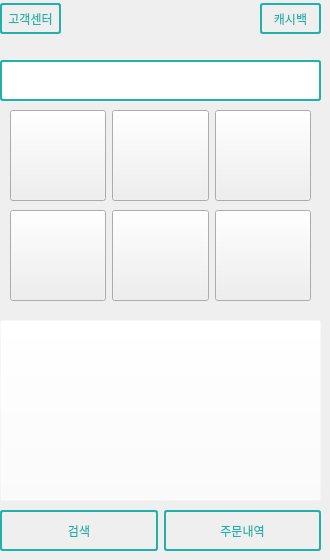
   <widget class="QWidget" name="home_page">
    <widget class="QLabel" name="label">
     <property name="geometry">
      <rect>
       <x>0</x>
       <y>320</y>
       <width>321</width>
       <height>181</height>
      </rect>
     </property>
     <property name="text">
      <string/>
     </property>
    </widget>
    <widget class="QLabel" name="label_2">
     <property name="geometry">
      <rect>
       <x>70</x>
       <y>0</y>
       <width>181</width>
       <height>61</height>
      </rect>
     </property>
     <property name="text">
      <string/>
     </property>
     <property name="pixmap">
      <pixmap>bokimage/iogo.jpg</pixmap>
     </property>
     <property name="scaledContents">
      <bool>true</bool>
     </property>
    </widget>
    <widget class="QLineEdit" name="search_lineEdit">
     <property name="geometry">
      <rect>
       <x>0</x>
       <y>60</y>
       <width>321</width>
       <height>41</height>
      </rect>
     </property>
     <property name="font">
      <font>
       <pointsize>12</pointsize>
      </font>
     </property>
     <property name="styleSheet">
      <string notr="true">border-style: solid;
border-width: 2px;
border-color: #20B2AA;
border-radius: 3px;</string>
     </property>
    </widget>
    <widget class="QPushButton" name="cashdack_btn_4">
     <property name="geometry">
      <rect>
       <x>260</x>
       <y>3</y>
       <width>61</width>
       <height>31</height>
      </rect>
     </property>
     <property name="cursor">
      <cursorShape>PointingHandCursor</cursorShape>
     </property>
     <property name="styleSheet">
      <string notr="true">font: 700 9pt &quot;맑은 고딕&quot;;
color: rgb(32, 178, 170);
border-style: solid;
border-width: 2px;
border-color: #20B2AA;
border-radius: 3px;</string>
     </property>
     <property name="text">
      <string>캐시백</string>
     </property>
    </widget>
    <widget class="QWidget" name="layoutWidget">
     <property name="geometry">
      <rect>
       <x>0</x>
       <y>510</y>
       <width>321</width>
       <height>41</height>
      </rect>
     </property>
     <layout class="QHBoxLayout" name="Layout_bottom">
      <item>
       <widget class="QPushButton" name="search">
        <property name="sizePolicy">
         <sizepolicy hsizetype="Preferred" vsizetype="Preferred">
          <horstretch>0</horstretch>
          <verstretch>0</verstretch>
         </sizepolicy>
        </property>
        <property name="cursor">
         <cursorShape>PointingHandCursor</cursorShape>
        </property>
        <property name="styleSheet">
         <string notr="true">font: 700 12pt &quot;맑은 고딕&quot;;
color: rgb(32, 178, 170);
border-style: solid;
border-width: 2px;
border-color: #20B2AA;
border-radius: 3px;</string>
        </property>
        <property name="text">
         <string>검색</string>
        </property>
       </widget>
      </item>
      <item>
       <widget class="QPushButton" name="order_btn">
        <property name="sizePolicy">
         <sizepolicy hsizetype="Preferred" vsizetype="Preferred">
          <horstretch>0</horstretch>
          <verstretch>0</verstretch>
         </sizepolicy>
        </property>
        <property name="cursor">
         <cursorShape>PointingHandCursor</cursorShape>
        </property>
        <property name="styleSheet">
         <string notr="true">font: 700 12pt &quot;맑은 고딕&quot;;
color: rgb(32, 178, 170);
border-style: solid;
border-width: 2px;
border-color: #20B2AA;
border-radius: 3px;</string>
        </property>
        <property name="text">
         <string>주문내역</string>
        </property>
       </widget>
      </item>
     </layout>
    </widget>
    <widget class="QWidget" name="layoutWidget_2">
     <property name="geometry">
      <rect>
       <x>10</x>
       <y>110</y>
       <width>301</width>
       <height>91</height>
      </rect>
     </property>
     <layout class="QHBoxLayout" name="Layout_middle1">
      <item>
       <widget class="QPushButton" name="home_menu_btn_1">
        <property name="sizePolicy">
         <sizepolicy hsizetype="Preferred" vsizetype="Preferred">
          <horstretch>0</horstretch>
          <verstretch>0</verstretch>
         </sizepolicy>
        </property>
        <property name="cursor">
         <cursorShape>PointingHandCursor</cursorShape>
        </property>
        <property name="text">
         <string/>
        </property>
       </widget>
      </item>
      <item>
       <widget class="QPushButton" name="home_menu_btn_2">
        <property name="sizePolicy">
         <sizepolicy hsizetype="Preferred" vsizetype="Preferred">
          <horstretch>0</horstretch>
          <verstretch>0</verstretch>
         </sizepolicy>
        </property>
        <property name="cursor">
         <cursorShape>PointingHandCursor</cursorShape>
        </property>
        <property name="text">
         <string/>
        </property>
       </widget>
      </item>
      <item>
       <widget class="QPushButton" name="home_menu_btn_3">
        <property name="sizePolicy">
         <sizepolicy hsizetype="Preferred" vsizetype="Preferred">
          <horstretch>0</horstretch>
          <verstretch>0</verstretch>
         </sizepolicy>
        </property>
        <property name="cursor">
         <cursorShape>PointingHandCursor</cursorShape>
        </property>
        <property name="text">
         <string/>
        </property>
       </widget>
      </item>
     </layout>
    </widget>
    <widget class="QWidget" name="layoutWidget_3">
     <property name="geometry">
      <rect>
       <x>10</x>
       <y>210</y>
       <width>301</width>
       <height>91</height>
      </rect>
     </property>
     <layout class="QHBoxLayout" name="Layout_middle2">
      <item>
       <widget class="QPushButton" name="home_menu_btn_4">
        <property name="sizePolicy">
         <sizepolicy hsizetype="Minimum" vsizetype="Preferred">
          <horstretch>0</horstretch>
          <verstretch>0</verstretch>
         </sizepolicy>
        </property>
        <property name="cursor">
         <cursorShape>PointingHandCursor</cursorShape>
        </property>
        <property name="text">
         <string/>
        </property>
       </widget>
      </item>
      <item>
       <widget class="QPushButton" name="home_menu_btn_5">
        <property name="sizePolicy">
         <sizepolicy hsizetype="Minimum" vsizetype="Preferred">
          <horstretch>0</horstretch>
          <verstretch>0</verstretch>
         </sizepolicy>
        </property>
        <property name="cursor">
         <cursorShape>PointingHandCursor</cursorShape>
        </property>
        <property name="text">
         <string/>
        </property>
       </widget>
      </item>
      <item>
       <widget class="QPushButton" name="home_menu_btn_6">
        <property name="sizePolicy">
         <sizepolicy hsizetype="Minimum" vsizetype="Preferred">
          <horstretch>0</horstretch>
          <verstretch>0</verstretch>
         </sizepolicy>
        </property>
        <property name="cursor">
         <cursorShape>PointingHandCursor</cursorShape>
        </property>
        <property name="text">
         <string/>
        </property>
       </widget>
      </item>
     </layout>
    </widget>
    <widget class="QPushButton" name="Service">
     <property name="geometry">
      <rect>
       <x>0</x>
       <y>3</y>
       <width>61</width>
       <height>31</height>
      </rect>
     </property>
     <property name="cursor">
      <cursorShape>PointingHandCursor</cursorShape>
     </property>
     <property name="styleSheet">
      <string notr="true">font: 700 9pt &quot;맑은 고딕&quot;;
color: rgb(32, 178, 170);
border-style: solid;
border-width: 2px;
border-color: #20B2AA;
border-radius: 3px;</string>
     </property>
     <property name="text">
      <string>고객센터</string>
     </property>
    </widget>
    <widget class="QPushButton" name="pushButton">
     <property name="geometry">
      <rect>
       <x>0</x>
       <y>320</y>
       <width>321</width>
       <height>181</height>
      </rect>
     </property>
     <property name="cursor">
      <cursorShape>PointingHandCursor</cursorShape>
     </property>
     <property name="styleSheet">
      <string notr="true">background-color: rgba(255, 255, 255, 0);</string>
     </property>
     <property name="text">
      <string/>
     </property>
    </widget>
    <zorder>label</zorder>
    <zorder>pushButton</zorder>
    <zorder>label_2</zorder>
    <zorder>search_lineEdit</zorder>
    <zorder>cashdack_btn_4</zorder>
    <zorder>layoutWidget</zorder>
    <zorder>layoutWidget_2</zorder>
    <zorder>layoutWidget_3</zorder>
    <zorder>Service</zorder>
   </widget>
